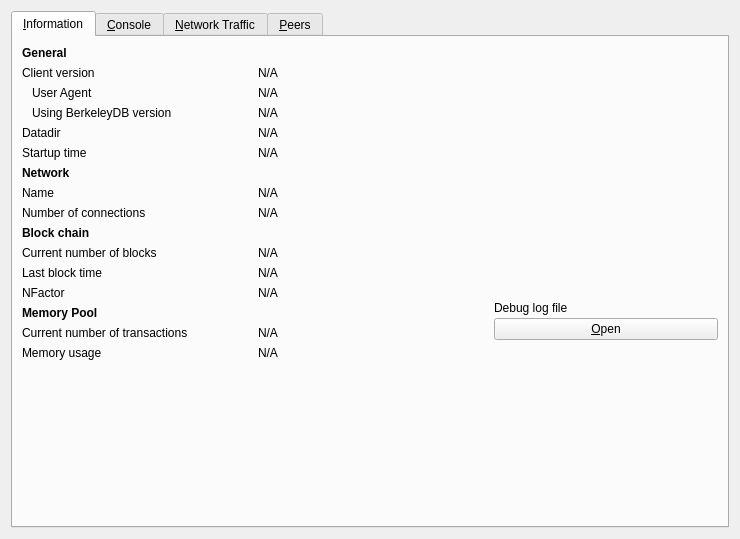
<?xml version="1.0" encoding="UTF-8"?>
<ui version="4.0">
 <class>RPCConsole</class>
 <widget class="QWidget" name="RPCConsole">
  <property name="geometry">
   <rect>
    <x>0</x>
    <y>0</y>
    <width>740</width>
    <height>539</height>
   </rect>
  </property>
  <property name="windowTitle">
   <string>Debug window</string>
  </property>
  <layout class="QVBoxLayout" name="verticalLayout_2">
   <item>
    <widget class="QTabWidget" name="tabWidget">
     <property name="currentIndex">
      <number>0</number>
     </property>
     <widget class="QWidget" name="tab_info">
      <attribute name="title">
       <string>&amp;Information</string>
      </attribute>
      <layout class="QGridLayout" name="gridLayout" columnstretch="0,0,0">
       <property name="horizontalSpacing">
        <number>12</number>
       </property>
       <item row="10" column="0">
        <widget class="QLabel" name="label_3">
         <property name="text">
          <string>Current number of blocks</string>
         </property>
        </widget>
       </item>
       <item row="4" column="0">
        <widget class="QLabel" name="label_12">
         <property name="text">
          <string>Datadir</string>
         </property>
        </widget>
       </item>
       <item row="1" column="1" colspan="2">
        <widget class="QLabel" name="clientVersion">
         <property name="cursor">
          <cursorShape>IBeamCursor</cursorShape>
         </property>
         <property name="text">
          <string>N/A</string>
         </property>
         <property name="textFormat">
          <enum>Qt::PlainText</enum>
         </property>
         <property name="textInteractionFlags">
          <set>Qt::LinksAccessibleByMouse|Qt::TextSelectableByKeyboard|Qt::TextSelectableByMouse</set>
         </property>
        </widget>
       </item>
       <item row="3" column="0">
        <widget class="QLabel" name="label_berkeleyDBVersion">
         <property name="text">
          <string>Using BerkeleyDB version</string>
         </property>
         <property name="indent">
          <number>10</number>
         </property>
        </widget>
       </item>
       <item row="1" column="0">
        <widget class="QLabel" name="label_6">
         <property name="text">
          <string>Client version</string>
         </property>
        </widget>
       </item>
       <item row="9" column="0">
        <widget class="QLabel" name="label_10">
         <property name="font">
          <font>
           <weight>75</weight>
           <bold>true</bold>
          </font>
         </property>
         <property name="text">
          <string>Block chain</string>
         </property>
        </widget>
       </item>
       <item row="6" column="0">
        <widget class="QLabel" name="labelNetwork">
         <property name="font">
          <font>
           <weight>75</weight>
           <bold>true</bold>
          </font>
         </property>
         <property name="text">
          <string>Network</string>
         </property>
        </widget>
       </item>
       <item row="7" column="1" colspan="2">
        <widget class="QLabel" name="networkName">
         <property name="cursor">
          <cursorShape>IBeamCursor</cursorShape>
         </property>
         <property name="text">
          <string>N/A</string>
         </property>
         <property name="textFormat">
          <enum>Qt::PlainText</enum>
         </property>
         <property name="textInteractionFlags">
          <set>Qt::LinksAccessibleByMouse|Qt::TextSelectableByKeyboard|Qt::TextSelectableByMouse</set>
         </property>
        </widget>
       </item>
       <item row="5" column="0">
        <widget class="QLabel" name="label_13">
         <property name="text">
          <string>Startup time</string>
         </property>
        </widget>
       </item>
       <item row="10" column="1" colspan="2">
        <widget class="QLabel" name="numberOfBlocks">
         <property name="cursor">
          <cursorShape>IBeamCursor</cursorShape>
         </property>
         <property name="text">
          <string>N/A</string>
         </property>
         <property name="textFormat">
          <enum>Qt::PlainText</enum>
         </property>
         <property name="textInteractionFlags">
          <set>Qt::LinksAccessibleByMouse|Qt::TextSelectableByKeyboard|Qt::TextSelectableByMouse</set>
         </property>
        </widget>
       </item>
       <item row="2" column="1" colspan="2">
        <widget class="QLabel" name="clientUserAgent">
         <property name="cursor">
          <cursorShape>IBeamCursor</cursorShape>
         </property>
         <property name="text">
          <string>N/A</string>
         </property>
         <property name="textFormat">
          <enum>Qt::PlainText</enum>
         </property>
         <property name="textInteractionFlags">
          <set>Qt::LinksAccessibleByMouse|Qt::TextSelectableByKeyboard|Qt::TextSelectableByMouse</set>
         </property>
        </widget>
       </item>
       <item row="7" column="0">
        <widget class="QLabel" name="label_8">
         <property name="text">
          <string>Name</string>
         </property>
        </widget>
       </item>
       <item row="12" column="2" rowspan="3">
        <layout class="QVBoxLayout" name="verticalLayoutDebugButton">
         <property name="spacing">
          <number>3</number>
         </property>
         <item>
          <spacer name="verticalSpacer_2">
           <property name="orientation">
            <enum>Qt::Vertical</enum>
           </property>
           <property name="sizeHint" stdset="0">
            <size>
             <width>10</width>
             <height>5</height>
            </size>
           </property>
          </spacer>
         </item>
         <item>
          <widget class="QLabel" name="labelDebugLogfile">
           <property name="text">
            <string>Debug log file</string>
           </property>
          </widget>
         </item>
         <item>
          <widget class="QPushButton" name="openDebugLogfileButton">
           <property name="toolTip">
            <string>Open the %1 debug log file from the current data directory. This can take a few seconds for large log files.</string>
           </property>
           <property name="text">
            <string>&amp;Open</string>
           </property>
           <property name="autoDefault">
            <bool>false</bool>
           </property>
          </widget>
         </item>
        </layout>
       </item>
       <item row="16" column="0">
        <spacer name="verticalSpacer">
         <property name="orientation">
          <enum>Qt::Vertical</enum>
         </property>
         <property name="sizeHint" stdset="0">
          <size>
           <width>20</width>
           <height>40</height>
          </size>
         </property>
        </spacer>
       </item>
       <item row="2" column="0">
        <widget class="QLabel" name="labelClientUserAgent">
         <property name="text">
          <string>User Agent</string>
         </property>
         <property name="indent">
          <number>10</number>
         </property>
        </widget>
       </item>
       <item row="3" column="1" colspan="2">
        <widget class="QLabel" name="berkeleyDBVersion">
         <property name="cursor">
          <cursorShape>IBeamCursor</cursorShape>
         </property>
         <property name="text">
          <string>N/A</string>
         </property>
         <property name="textFormat">
          <enum>Qt::PlainText</enum>
         </property>
         <property name="textInteractionFlags">
          <set>Qt::LinksAccessibleByMouse|Qt::TextSelectableByKeyboard|Qt::TextSelectableByMouse</set>
         </property>
        </widget>
       </item>
       <item row="15" column="0">
        <widget class="QLabel" name="labelMemoryUsage">
         <property name="text">
          <string>Memory usage</string>
         </property>
        </widget>
       </item>
       <item row="8" column="1" colspan="2">
        <widget class="QLabel" name="numberOfConnections">
         <property name="cursor">
          <cursorShape>IBeamCursor</cursorShape>
         </property>
         <property name="text">
          <string>N/A</string>
         </property>
         <property name="textFormat">
          <enum>Qt::PlainText</enum>
         </property>
         <property name="textInteractionFlags">
          <set>Qt::LinksAccessibleByMouse|Qt::TextSelectableByKeyboard|Qt::TextSelectableByMouse</set>
         </property>
        </widget>
       </item>
       <item row="5" column="1" colspan="2">
        <widget class="QLabel" name="startupTime">
         <property name="cursor">
          <cursorShape>IBeamCursor</cursorShape>
         </property>
         <property name="text">
          <string>N/A</string>
         </property>
         <property name="textFormat">
          <enum>Qt::PlainText</enum>
         </property>
         <property name="textInteractionFlags">
          <set>Qt::LinksAccessibleByMouse|Qt::TextSelectableByKeyboard|Qt::TextSelectableByMouse</set>
         </property>
        </widget>
       </item>
       <item row="8" column="0">
        <widget class="QLabel" name="label_7">
         <property name="text">
          <string>Number of connections</string>
         </property>
        </widget>
       </item>
       <item row="11" column="0">
        <widget class="QLabel" name="labelLastBlockTime">
         <property name="text">
          <string>Last block time</string>
         </property>
        </widget>
       </item>
       <item row="4" column="1" colspan="2">
        <widget class="QLabel" name="dataDir">
         <property name="cursor">
          <cursorShape>IBeamCursor</cursorShape>
         </property>
         <property name="text">
          <string>N/A</string>
         </property>
         <property name="textFormat">
          <enum>Qt::PlainText</enum>
         </property>
         <property name="wordWrap">
          <bool>true</bool>
         </property>
         <property name="textInteractionFlags">
          <set>Qt::LinksAccessibleByMouse|Qt::TextSelectableByKeyboard|Qt::TextSelectableByMouse</set>
         </property>
        </widget>
       </item>
       <item row="0" column="0">
        <widget class="QLabel" name="label_9">
         <property name="font">
          <font>
           <weight>75</weight>
           <bold>true</bold>
          </font>
         </property>
         <property name="text">
          <string>General</string>
         </property>
        </widget>
       </item>
       <item row="11" column="1" colspan="2">
        <widget class="QLabel" name="lastBlockTime">
         <property name="cursor">
          <cursorShape>IBeamCursor</cursorShape>
         </property>
         <property name="text">
          <string>N/A</string>
         </property>
         <property name="textFormat">
          <enum>Qt::PlainText</enum>
         </property>
         <property name="textInteractionFlags">
          <set>Qt::LinksAccessibleByMouse|Qt::TextSelectableByKeyboard|Qt::TextSelectableByMouse</set>
         </property>
        </widget>
       </item>
       <item row="15" column="1">
        <widget class="QLabel" name="mempoolSize">
         <property name="cursor">
          <cursorShape>IBeamCursor</cursorShape>
         </property>
         <property name="text">
          <string>N/A</string>
         </property>
         <property name="textFormat">
          <enum>Qt::PlainText</enum>
         </property>
         <property name="textInteractionFlags">
          <set>Qt::LinksAccessibleByMouse|Qt::TextSelectableByKeyboard|Qt::TextSelectableByMouse</set>
         </property>
        </widget>
       </item>
       <item row="14" column="0">
        <widget class="QLabel" name="labelNumberOfTransactions">
         <property name="text">
          <string>Current number of transactions</string>
         </property>
        </widget>
       </item>
       <item row="14" column="1">
        <widget class="QLabel" name="mempoolNumberTxs">
         <property name="cursor">
          <cursorShape>IBeamCursor</cursorShape>
         </property>
         <property name="text">
          <string>N/A</string>
         </property>
         <property name="textFormat">
          <enum>Qt::PlainText</enum>
         </property>
         <property name="textInteractionFlags">
          <set>Qt::LinksAccessibleByMouse|Qt::TextSelectableByKeyboard|Qt::TextSelectableByMouse</set>
         </property>
        </widget>
       </item>
       <item row="13" column="0">
        <widget class="QLabel" name="labelMempoolTitle">
         <property name="font">
          <font>
           <weight>75</weight>
           <bold>true</bold>
          </font>
         </property>
         <property name="text">
          <string>Memory Pool</string>
         </property>
        </widget>
       </item>
       <item row="12" column="0">
        <widget class="QLabel" name="label_n">
         <property name="text">
          <string>NFactor</string>
         </property>
        </widget>
       </item>
       <item row="12" column="1">
        <widget class="QLabel" name="nFactor">
         <property name="text">
          <string>N/A</string>
         </property>
        </widget>
       </item>
      </layout>
     </widget>
     <widget class="QWidget" name="tab_console">
      <attribute name="title">
       <string>&amp;Console</string>
      </attribute>
      <layout class="QVBoxLayout" name="verticalLayout_3">
       <property name="spacing">
        <number>3</number>
       </property>
       <property name="bottomMargin">
        <number>5</number>
       </property>
       <item>
        <layout class="QHBoxLayout" name="horizontalLayout">
         <property name="spacing">
          <number>4</number>
         </property>
         <item>
          <spacer name="horizontalSpacer">
           <property name="orientation">
            <enum>Qt::Horizontal</enum>
           </property>
           <property name="sizeHint" stdset="0">
            <size>
             <width>40</width>
             <height>20</height>
            </size>
           </property>
          </spacer>
         </item>
         <item>
          <widget class="QPushButton" name="fontSmallerButton">
           <property name="maximumSize">
            <size>
             <width>24</width>
             <height>24</height>
            </size>
           </property>
           <property name="toolTip">
            <string>Decrease font size</string>
           </property>
           <property name="text">
            <string/>
           </property>
           <property name="icon">
            <iconset resource="../bitcoin.qrc">
             <normaloff>:/icons/fontsmaller</normaloff>:/icons/fontsmaller</iconset>
           </property>
           <property name="iconSize">
            <size>
             <width>24</width>
             <height>16</height>
            </size>
           </property>
           <property name="autoDefault">
            <bool>false</bool>
           </property>
           <property name="flat">
            <bool>true</bool>
           </property>
          </widget>
         </item>
         <item>
          <widget class="QPushButton" name="fontBiggerButton">
           <property name="maximumSize">
            <size>
             <width>24</width>
             <height>24</height>
            </size>
           </property>
           <property name="toolTip">
            <string>Increase font size</string>
           </property>
           <property name="text">
            <string/>
           </property>
           <property name="icon">
            <iconset resource="../bitcoin.qrc">
             <normaloff>:/icons/fontbigger</normaloff>:/icons/fontbigger</iconset>
           </property>
           <property name="iconSize">
            <size>
             <width>24</width>
             <height>16</height>
            </size>
           </property>
           <property name="autoDefault">
            <bool>false</bool>
           </property>
           <property name="flat">
            <bool>true</bool>
           </property>
          </widget>
         </item>
         <item>
          <widget class="QPushButton" name="clearButton">
           <property name="maximumSize">
            <size>
             <width>24</width>
             <height>24</height>
            </size>
           </property>
           <property name="toolTip">
            <string>Clear console</string>
           </property>
           <property name="layoutDirection">
            <enum>Qt::LeftToRight</enum>
           </property>
           <property name="text">
            <string/>
           </property>
           <property name="icon">
            <iconset resource="../bitcoin.qrc">
             <normaloff>:/icons/remove</normaloff>:/icons/remove</iconset>
           </property>
           <property name="shortcut">
            <string notr="true">Ctrl+L</string>
           </property>
           <property name="autoDefault">
            <bool>false</bool>
           </property>
           <property name="flat">
            <bool>true</bool>
           </property>
          </widget>
         </item>
        </layout>
       </item>
       <item>
        <widget class="QTextEdit" name="messagesWidget">
         <property name="minimumSize">
          <size>
           <width>0</width>
           <height>100</height>
          </size>
         </property>
         <property name="readOnly">
          <bool>true</bool>
         </property>
         <property name="tabKeyNavigation" stdset="0">
          <bool>false</bool>
         </property>
         <property name="columnCount" stdset="0">
          <number>2</number>
         </property>
        </widget>
       </item>
       <item>
        <layout class="QHBoxLayout" name="horizontalLayoutPrompt">
         <property name="spacing">
          <number>3</number>
         </property>
         <item>
          <widget class="QPushButton" name="promptIcon">
           <property name="enabled">
            <bool>false</bool>
           </property>
           <property name="maximumSize">
            <size>
             <width>16</width>
             <height>24</height>
            </size>
           </property>
           <property name="text">
            <string/>
           </property>
           <property name="icon">
            <iconset resource="../bitcoin.qrc">
             <normaloff>:/icons/prompticon</normaloff>
             <disabledoff>:/icons/prompticon</disabledoff>:/icons/prompticon</iconset>
           </property>
           <property name="iconSize">
            <size>
             <width>14</width>
             <height>14</height>
            </size>
           </property>
           <property name="autoDefault">
            <bool>false</bool>
           </property>
           <property name="flat">
            <bool>true</bool>
           </property>
          </widget>
         </item>
         <item>
          <widget class="QLineEdit" name="lineEdit">
           <property name="placeholderText">
            <string/>
           </property>
          </widget>
         </item>
        </layout>
       </item>
      </layout>
     </widget>
     <widget class="QWidget" name="tab_nettraffic">
      <attribute name="title">
       <string>&amp;Network Traffic</string>
      </attribute>
      <layout class="QHBoxLayout" name="horizontalLayout_3">
       <item>
        <layout class="QVBoxLayout" name="verticalLayout_4">
         <item>
          <widget class="TrafficGraphWidget" name="trafficGraph" native="true">
           <property name="sizePolicy">
            <sizepolicy hsizetype="Expanding" vsizetype="Expanding">
             <horstretch>0</horstretch>
             <verstretch>0</verstretch>
            </sizepolicy>
           </property>
          </widget>
         </item>
         <item>
          <layout class="QHBoxLayout" name="horizontalLayout_2">
           <item>
            <widget class="QSlider" name="sldGraphRange">
             <property name="minimum">
              <number>1</number>
             </property>
             <property name="maximum">
              <number>288</number>
             </property>
             <property name="pageStep">
              <number>12</number>
             </property>
             <property name="value">
              <number>6</number>
             </property>
             <property name="orientation">
              <enum>Qt::Horizontal</enum>
             </property>
            </widget>
           </item>
           <item>
            <widget class="QLabel" name="lblGraphRange">
             <property name="minimumSize">
              <size>
               <width>100</width>
               <height>0</height>
              </size>
             </property>
             <property name="alignment">
              <set>Qt::AlignCenter</set>
             </property>
            </widget>
           </item>
           <item>
            <widget class="QPushButton" name="btnClearTrafficGraph">
             <property name="text">
              <string>&amp;Reset</string>
             </property>
             <property name="autoDefault">
              <bool>false</bool>
             </property>
            </widget>
           </item>
          </layout>
         </item>
        </layout>
       </item>
       <item>
        <layout class="QVBoxLayout" name="verticalLayout">
         <item>
          <widget class="QGroupBox" name="groupBox">
           <property name="title">
            <string>Totals</string>
           </property>
           <layout class="QVBoxLayout" name="verticalLayout_5">
            <item>
             <layout class="QHBoxLayout" name="horizontalLayout_4">
              <item>
               <widget class="Line" name="line">
                <property name="sizePolicy">
                 <sizepolicy hsizetype="Fixed" vsizetype="Fixed">
                  <horstretch>0</horstretch>
                  <verstretch>0</verstretch>
                 </sizepolicy>
                </property>
                <property name="minimumSize">
                 <size>
                  <width>10</width>
                  <height>0</height>
                 </size>
                </property>
                <property name="palette">
                 <palette>
                  <active>
                   <colorrole role="Light">
                    <brush brushstyle="SolidPattern">
                     <color alpha="255">
                      <red>0</red>
                      <green>255</green>
                      <blue>0</blue>
                     </color>
                    </brush>
                   </colorrole>
                  </active>
                  <inactive>
                   <colorrole role="Light">
                    <brush brushstyle="SolidPattern">
                     <color alpha="255">
                      <red>0</red>
                      <green>255</green>
                      <blue>0</blue>
                     </color>
                    </brush>
                   </colorrole>
                  </inactive>
                  <disabled>
                   <colorrole role="Light">
                    <brush brushstyle="SolidPattern">
                     <color alpha="255">
                      <red>0</red>
                      <green>255</green>
                      <blue>0</blue>
                     </color>
                    </brush>
                   </colorrole>
                  </disabled>
                 </palette>
                </property>
                <property name="orientation">
                 <enum>Qt::Horizontal</enum>
                </property>
               </widget>
              </item>
              <item>
               <widget class="QLabel" name="label_16">
                <property name="text">
                 <string>Received</string>
                </property>
               </widget>
              </item>
              <item>
               <widget class="QLabel" name="lblBytesIn">
                <property name="minimumSize">
                 <size>
                  <width>50</width>
                  <height>0</height>
                 </size>
                </property>
                <property name="alignment">
                 <set>Qt::AlignRight|Qt::AlignTrailing|Qt::AlignVCenter</set>
                </property>
               </widget>
              </item>
             </layout>
            </item>
            <item>
             <layout class="QHBoxLayout" name="horizontalLayout_5">
              <item>
               <widget class="Line" name="line_2">
                <property name="sizePolicy">
                 <sizepolicy hsizetype="Fixed" vsizetype="Fixed">
                  <horstretch>0</horstretch>
                  <verstretch>0</verstretch>
                 </sizepolicy>
                </property>
                <property name="minimumSize">
                 <size>
                  <width>10</width>
                  <height>0</height>
                 </size>
                </property>
                <property name="palette">
                 <palette>
                  <active>
                   <colorrole role="Light">
                    <brush brushstyle="SolidPattern">
                     <color alpha="255">
                      <red>255</red>
                      <green>0</green>
                      <blue>0</blue>
                     </color>
                    </brush>
                   </colorrole>
                  </active>
                  <inactive>
                   <colorrole role="Light">
                    <brush brushstyle="SolidPattern">
                     <color alpha="255">
                      <red>255</red>
                      <green>0</green>
                      <blue>0</blue>
                     </color>
                    </brush>
                   </colorrole>
                  </inactive>
                  <disabled>
                   <colorrole role="Light">
                    <brush brushstyle="SolidPattern">
                     <color alpha="255">
                      <red>255</red>
                      <green>0</green>
                      <blue>0</blue>
                     </color>
                    </brush>
                   </colorrole>
                  </disabled>
                 </palette>
                </property>
                <property name="orientation">
                 <enum>Qt::Horizontal</enum>
                </property>
               </widget>
              </item>
              <item>
               <widget class="QLabel" name="label_17">
                <property name="text">
                 <string>Sent</string>
                </property>
               </widget>
              </item>
              <item>
               <widget class="QLabel" name="lblBytesOut">
                <property name="minimumSize">
                 <size>
                  <width>50</width>
                  <height>0</height>
                 </size>
                </property>
                <property name="alignment">
                 <set>Qt::AlignRight|Qt::AlignTrailing|Qt::AlignVCenter</set>
                </property>
               </widget>
              </item>
             </layout>
            </item>
            <item>
             <spacer name="verticalSpacer_4">
              <property name="orientation">
               <enum>Qt::Vertical</enum>
              </property>
              <property name="sizeHint" stdset="0">
               <size>
                <width>20</width>
                <height>407</height>
               </size>
              </property>
             </spacer>
            </item>
           </layout>
          </widget>
         </item>
        </layout>
       </item>
      </layout>
     </widget>
     <widget class="QWidget" name="tab_peers">
      <attribute name="title">
       <string>&amp;Peers</string>
      </attribute>
      <layout class="QGridLayout" name="gridLayout_2">
       <item row="0" column="0" rowspan="2">
        <layout class="QVBoxLayout" name="verticalLayout_101">
         <property name="spacing">
          <number>0</number>
         </property>
         <item>
          <widget class="QTableView" name="peerWidget">
           <property name="horizontalScrollBarPolicy">
            <enum>Qt::ScrollBarAsNeeded</enum>
           </property>
           <property name="tabKeyNavigation">
            <bool>false</bool>
           </property>
           <property name="sortingEnabled">
            <bool>true</bool>
           </property>
           <attribute name="horizontalHeaderHighlightSections">
            <bool>false</bool>
           </attribute>
          </widget>
         </item>
         <item>
          <widget class="QLabel" name="banHeading">
           <property name="sizePolicy">
            <sizepolicy hsizetype="Preferred" vsizetype="Minimum">
             <horstretch>0</horstretch>
             <verstretch>0</verstretch>
            </sizepolicy>
           </property>
           <property name="minimumSize">
            <size>
             <width>300</width>
             <height>32</height>
            </size>
           </property>
           <property name="maximumSize">
            <size>
             <width>16777215</width>
             <height>32</height>
            </size>
           </property>
           <property name="font">
            <font>
             <pointsize>12</pointsize>
            </font>
           </property>
           <property name="cursor">
            <cursorShape>IBeamCursor</cursorShape>
           </property>
           <property name="text">
            <string>Banned peers</string>
           </property>
           <property name="alignment">
            <set>Qt::AlignBottom|Qt::AlignLeading|Qt::AlignLeft</set>
           </property>
           <property name="wordWrap">
            <bool>true</bool>
           </property>
           <property name="textInteractionFlags">
            <set>Qt::NoTextInteraction</set>
           </property>
          </widget>
         </item>
         <item>
          <widget class="QTableView" name="banlistWidget">
           <property name="sizePolicy">
            <sizepolicy hsizetype="Expanding" vsizetype="Expanding">
             <horstretch>0</horstretch>
             <verstretch>0</verstretch>
            </sizepolicy>
           </property>
           <property name="horizontalScrollBarPolicy">
            <enum>Qt::ScrollBarAsNeeded</enum>
           </property>
           <property name="tabKeyNavigation">
            <bool>false</bool>
           </property>
           <property name="sortingEnabled">
            <bool>true</bool>
           </property>
           <attribute name="horizontalHeaderHighlightSections">
            <bool>false</bool>
           </attribute>
          </widget>
         </item>
        </layout>
       </item>
       <item row="0" column="1">
        <widget class="QLabel" name="peerHeading">
         <property name="sizePolicy">
          <sizepolicy hsizetype="Preferred" vsizetype="Minimum">
           <horstretch>0</horstretch>
           <verstretch>0</verstretch>
          </sizepolicy>
         </property>
         <property name="minimumSize">
          <size>
           <width>300</width>
           <height>32</height>
          </size>
         </property>
         <property name="font">
          <font>
           <pointsize>10</pointsize>
          </font>
         </property>
         <property name="cursor">
          <cursorShape>IBeamCursor</cursorShape>
         </property>
         <property name="text">
          <string>Select a peer to view detailed information.</string>
         </property>
         <property name="alignment">
          <set>Qt::AlignHCenter|Qt::AlignTop</set>
         </property>
         <property name="wordWrap">
          <bool>true</bool>
         </property>
         <property name="textInteractionFlags">
          <set>Qt::LinksAccessibleByMouse|Qt::TextSelectableByKeyboard|Qt::TextSelectableByMouse</set>
         </property>
        </widget>
       </item>
       <item row="1" column="1">
        <widget class="QWidget" name="detailWidget" native="true">
         <property name="minimumSize">
          <size>
           <width>300</width>
           <height>0</height>
          </size>
         </property>
         <layout class="QGridLayout" name="gridLayout_3">
          <item row="0" column="0">
           <widget class="QLabel" name="label_30">
            <property name="text">
             <string>Whitelisted</string>
            </property>
           </widget>
          </item>
          <item row="0" column="2">
           <widget class="QLabel" name="peerWhitelisted">
            <property name="cursor">
             <cursorShape>IBeamCursor</cursorShape>
            </property>
            <property name="text">
             <string>N/A</string>
            </property>
            <property name="textFormat">
             <enum>Qt::PlainText</enum>
            </property>
            <property name="textInteractionFlags">
             <set>Qt::LinksAccessibleByMouse|Qt::TextSelectableByKeyboard|Qt::TextSelectableByMouse</set>
            </property>
           </widget>
          </item>
          <item row="1" column="0">
           <widget class="QLabel" name="label_23">
            <property name="text">
             <string>Direction</string>
            </property>
           </widget>
          </item>
          <item row="1" column="2">
           <widget class="QLabel" name="peerDirection">
            <property name="cursor">
             <cursorShape>IBeamCursor</cursorShape>
            </property>
            <property name="text">
             <string>N/A</string>
            </property>
            <property name="textFormat">
             <enum>Qt::PlainText</enum>
            </property>
            <property name="textInteractionFlags">
             <set>Qt::LinksAccessibleByMouse|Qt::TextSelectableByKeyboard|Qt::TextSelectableByMouse</set>
            </property>
           </widget>
          </item>
          <item row="2" column="0">
           <widget class="QLabel" name="label_21">
            <property name="text">
             <string>Version</string>
            </property>
           </widget>
          </item>
          <item row="2" column="2">
           <widget class="QLabel" name="peerVersion">
            <property name="cursor">
             <cursorShape>IBeamCursor</cursorShape>
            </property>
            <property name="text">
             <string>N/A</string>
            </property>
            <property name="textFormat">
             <enum>Qt::PlainText</enum>
            </property>
            <property name="textInteractionFlags">
             <set>Qt::LinksAccessibleByMouse|Qt::TextSelectableByKeyboard|Qt::TextSelectableByMouse</set>
            </property>
           </widget>
          </item>
          <item row="3" column="0">
           <widget class="QLabel" name="label_28">
            <property name="text">
             <string>User Agent</string>
            </property>
           </widget>
          </item>
          <item row="3" column="2">
           <widget class="QLabel" name="peerSubversion">
            <property name="cursor">
             <cursorShape>IBeamCursor</cursorShape>
            </property>
            <property name="text">
             <string>N/A</string>
            </property>
            <property name="textFormat">
             <enum>Qt::PlainText</enum>
            </property>
            <property name="textInteractionFlags">
             <set>Qt::LinksAccessibleByMouse|Qt::TextSelectableByKeyboard|Qt::TextSelectableByMouse</set>
            </property>
           </widget>
          </item>
          <item row="4" column="0">
           <widget class="QLabel" name="label_4">
            <property name="text">
             <string>Services</string>
            </property>
           </widget>
          </item>
          <item row="4" column="2">
           <widget class="QLabel" name="peerServices">
            <property name="cursor">
             <cursorShape>IBeamCursor</cursorShape>
            </property>
            <property name="text">
             <string>N/A</string>
            </property>
            <property name="textFormat">
             <enum>Qt::PlainText</enum>
            </property>
            <property name="textInteractionFlags">
             <set>Qt::LinksAccessibleByMouse|Qt::TextSelectableByKeyboard|Qt::TextSelectableByMouse</set>
            </property>
           </widget>
          </item>
          <item row="5" column="0">
           <widget class="QLabel" name="label_29">
            <property name="text">
             <string>Starting Block</string>
            </property>
           </widget>
          </item>
          <item row="5" column="2">
           <widget class="QLabel" name="peerHeight">
            <property name="cursor">
             <cursorShape>IBeamCursor</cursorShape>
            </property>
            <property name="text">
             <string>N/A</string>
            </property>
            <property name="textFormat">
             <enum>Qt::PlainText</enum>
            </property>
            <property name="textInteractionFlags">
             <set>Qt::LinksAccessibleByMouse|Qt::TextSelectableByKeyboard|Qt::TextSelectableByMouse</set>
            </property>
           </widget>
          </item>
          <item row="6" column="0">
           <widget class="QLabel" name="label_27">
            <property name="text">
             <string>Synced Headers</string>
            </property>
           </widget>
          </item>
          <item row="6" column="2">
           <widget class="QLabel" name="peerSyncHeight">
            <property name="cursor">
             <cursorShape>IBeamCursor</cursorShape>
            </property>
            <property name="text">
             <string>N/A</string>
            </property>
            <property name="textFormat">
             <enum>Qt::PlainText</enum>
            </property>
            <property name="textInteractionFlags">
             <set>Qt::LinksAccessibleByMouse|Qt::TextSelectableByKeyboard|Qt::TextSelectableByMouse</set>
            </property>
           </widget>
          </item>
          <item row="7" column="0">
           <widget class="QLabel" name="label_25">
            <property name="text">
             <string>Synced Blocks</string>
            </property>
           </widget>
          </item>
          <item row="7" column="2">
           <widget class="QLabel" name="peerCommonHeight">
            <property name="cursor">
             <cursorShape>IBeamCursor</cursorShape>
            </property>
            <property name="text">
             <string>N/A</string>
            </property>
            <property name="textFormat">
             <enum>Qt::PlainText</enum>
            </property>
            <property name="textInteractionFlags">
             <set>Qt::LinksAccessibleByMouse|Qt::TextSelectableByKeyboard|Qt::TextSelectableByMouse</set>
            </property>
           </widget>
          </item>
          <item row="8" column="0">
           <widget class="QLabel" name="label_24">
            <property name="text">
             <string>Ban Score</string>
            </property>
           </widget>
          </item>
          <item row="8" column="2">
           <widget class="QLabel" name="peerBanScore">
            <property name="cursor">
             <cursorShape>IBeamCursor</cursorShape>
            </property>
            <property name="text">
             <string>N/A</string>
            </property>
            <property name="textFormat">
             <enum>Qt::PlainText</enum>
            </property>
            <property name="textInteractionFlags">
             <set>Qt::LinksAccessibleByMouse|Qt::TextSelectableByKeyboard|Qt::TextSelectableByMouse</set>
            </property>
           </widget>
          </item>
          <item row="9" column="0">
           <widget class="QLabel" name="label_22">
            <property name="text">
             <string>Connection Time</string>
            </property>
           </widget>
          </item>
          <item row="9" column="2">
           <widget class="QLabel" name="peerConnTime">
            <property name="cursor">
             <cursorShape>IBeamCursor</cursorShape>
            </property>
            <property name="text">
             <string>N/A</string>
            </property>
            <property name="textFormat">
             <enum>Qt::PlainText</enum>
            </property>
            <property name="textInteractionFlags">
             <set>Qt::LinksAccessibleByMouse|Qt::TextSelectableByKeyboard|Qt::TextSelectableByMouse</set>
            </property>
           </widget>
          </item>
          <item row="10" column="0">
           <widget class="QLabel" name="label_15">
            <property name="text">
             <string>Last Send</string>
            </property>
           </widget>
          </item>
          <item row="10" column="2">
           <widget class="QLabel" name="peerLastSend">
            <property name="cursor">
             <cursorShape>IBeamCursor</cursorShape>
            </property>
            <property name="text">
             <string>N/A</string>
            </property>
            <property name="textFormat">
             <enum>Qt::PlainText</enum>
            </property>
            <property name="textInteractionFlags">
             <set>Qt::LinksAccessibleByMouse|Qt::TextSelectableByKeyboard|Qt::TextSelectableByMouse</set>
            </property>
           </widget>
          </item>
          <item row="11" column="0">
           <widget class="QLabel" name="label_19">
            <property name="text">
             <string>Last Receive</string>
            </property>
           </widget>
          </item>
          <item row="11" column="2">
           <widget class="QLabel" name="peerLastRecv">
            <property name="cursor">
             <cursorShape>IBeamCursor</cursorShape>
            </property>
            <property name="text">
             <string>N/A</string>
            </property>
            <property name="textFormat">
             <enum>Qt::PlainText</enum>
            </property>
            <property name="textInteractionFlags">
             <set>Qt::LinksAccessibleByMouse|Qt::TextSelectableByKeyboard|Qt::TextSelectableByMouse</set>
            </property>
           </widget>
          </item>
          <item row="12" column="0">
           <widget class="QLabel" name="label_18">
            <property name="text">
             <string>Sent</string>
            </property>
           </widget>
          </item>
          <item row="12" column="2">
           <widget class="QLabel" name="peerBytesSent">
            <property name="cursor">
             <cursorShape>IBeamCursor</cursorShape>
            </property>
            <property name="text">
             <string>N/A</string>
            </property>
            <property name="textFormat">
             <enum>Qt::PlainText</enum>
            </property>
            <property name="textInteractionFlags">
             <set>Qt::LinksAccessibleByMouse|Qt::TextSelectableByKeyboard|Qt::TextSelectableByMouse</set>
            </property>
           </widget>
          </item>
          <item row="13" column="0">
           <widget class="QLabel" name="label_20">
            <property name="text">
             <string>Received</string>
            </property>
           </widget>
          </item>
          <item row="13" column="2">
           <widget class="QLabel" name="peerBytesRecv">
            <property name="cursor">
             <cursorShape>IBeamCursor</cursorShape>
            </property>
            <property name="text">
             <string>N/A</string>
            </property>
            <property name="textFormat">
             <enum>Qt::PlainText</enum>
            </property>
            <property name="textInteractionFlags">
             <set>Qt::LinksAccessibleByMouse|Qt::TextSelectableByKeyboard|Qt::TextSelectableByMouse</set>
            </property>
           </widget>
          </item>
          <item row="14" column="0">
           <widget class="QLabel" name="label_26">
            <property name="text">
             <string>Ping Time</string>
            </property>
           </widget>
          </item>
          <item row="14" column="2">
           <widget class="QLabel" name="peerPingTime">
            <property name="cursor">
             <cursorShape>IBeamCursor</cursorShape>
            </property>
            <property name="text">
             <string>N/A</string>
            </property>
            <property name="textFormat">
             <enum>Qt::PlainText</enum>
            </property>
            <property name="textInteractionFlags">
             <set>Qt::LinksAccessibleByMouse|Qt::TextSelectableByKeyboard|Qt::TextSelectableByMouse</set>
            </property>
           </widget>
          </item>
          <item row="15" column="0">
           <widget class="QLabel" name="peerPingWaitLabel">
            <property name="toolTip">
             <string>The duration of a currently outstanding ping.</string>
            </property>
            <property name="text">
             <string>Ping Wait</string>
            </property>
           </widget>
          </item>
          <item row="15" column="2">
           <widget class="QLabel" name="peerPingWait">
            <property name="cursor">
             <cursorShape>IBeamCursor</cursorShape>
            </property>
            <property name="text">
             <string>N/A</string>
            </property>
            <property name="textFormat">
             <enum>Qt::PlainText</enum>
            </property>
            <property name="textInteractionFlags">
             <set>Qt::LinksAccessibleByMouse|Qt::TextSelectableByKeyboard|Qt::TextSelectableByMouse</set>
            </property>
           </widget>
          </item>
          <item row="16" column="0">
           <widget class="QLabel" name="peerMinPingLabel">
            <property name="text">
             <string>Min Ping</string>
            </property>
           </widget>
          </item>
          <item row="16" column="2">
           <widget class="QLabel" name="peerMinPing">
            <property name="cursor">
             <cursorShape>IBeamCursor</cursorShape>
            </property>
            <property name="text">
             <string>N/A</string>
            </property>
            <property name="textFormat">
             <enum>Qt::PlainText</enum>
            </property>
            <property name="textInteractionFlags">
             <set>Qt::LinksAccessibleByMouse|Qt::TextSelectableByKeyboard|Qt::TextSelectableByMouse</set>
            </property>
           </widget>
          </item>
          <item row="17" column="0">
           <widget class="QLabel" name="label_timeoffset">
            <property name="text">
             <string>Time Offset</string>
            </property>
           </widget>
          </item>
          <item row="17" column="2">
           <widget class="QLabel" name="timeoffset">
            <property name="cursor">
             <cursorShape>IBeamCursor</cursorShape>
            </property>
            <property name="text">
             <string>N/A</string>
            </property>
            <property name="textFormat">
             <enum>Qt::PlainText</enum>
            </property>
            <property name="textInteractionFlags">
             <set>Qt::LinksAccessibleByMouse|Qt::TextSelectableByKeyboard|Qt::TextSelectableByMouse</set>
            </property>
           </widget>
          </item>
          <item row="18" column="1">
           <spacer name="verticalSpacer_3">
            <property name="orientation">
             <enum>Qt::Vertical</enum>
            </property>
            <property name="sizeHint" stdset="0">
             <size>
              <width>20</width>
              <height>40</height>
             </size>
            </property>
           </spacer>
          </item>
         </layout>
        </widget>
       </item>
      </layout>
     </widget>
    </widget>
   </item>
  </layout>
 </widget>
 <customwidgets>
  <customwidget>
   <class>TrafficGraphWidget</class>
   <extends>QWidget</extends>
   <header>trafficgraphwidget.h</header>
   <container>1</container>
   <slots>
    <slot>clear()</slot>
   </slots>
  </customwidget>
 </customwidgets>
 <resources>
  <include location="../bitcoin.qrc"/>
 </resources>
 <connections/>
</ui>
